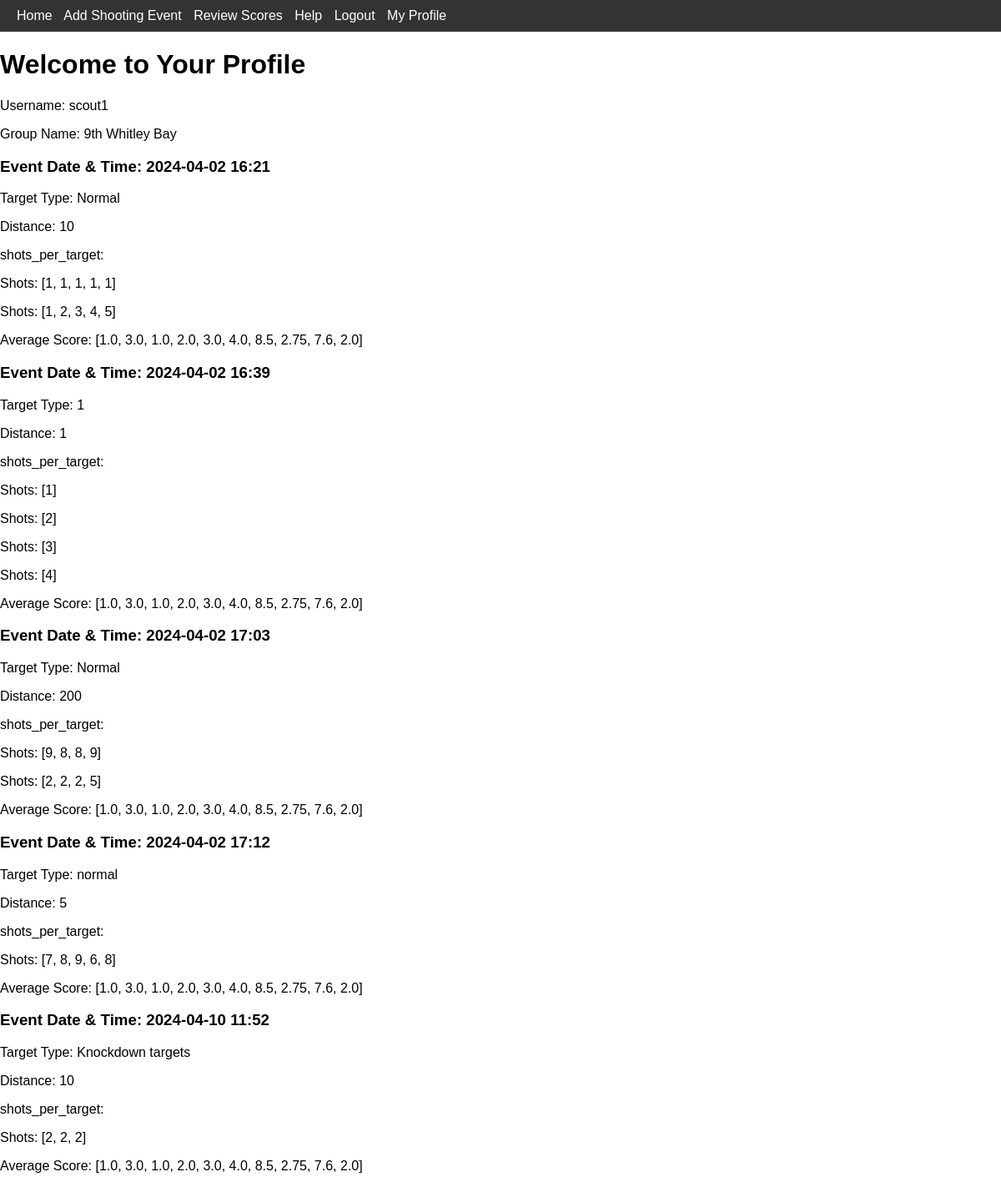
/my_profile (signed in), run on the app's committed database.
### app.py (models this page shows)
class User(db.Model):
    __tablename__ = "user"
    id = db.Column(db.Integer, primary_key=True)
    username = db.Column(db.String(80), unique=True, nullable=False)
    password = db.Column(db.String(120), nullable=False)
    admin = db.Column(db.Boolean, nullable=False)
    group_id = db.Column(db.Integer, db.ForeignKey('group.id'), nullable=False)
    type = db.Column(db.String(120), nullable=False) # Scout, Leader or District Comissioner

class Event(db.Model):
    __tablename__ = "event"
    id = db.Column(db.Integer, primary_key=True)
    description = db.Column(db.String(100), nullable=True)
    date = db.Column(db.String(100), nullable=True)
    time = db.Column(db.String(100), nullable=True)

class Format(db.Model):
    __tablename__ = "format"
    id = db.Column(db.Integer, primary_key=True)
    shots_per_target = db.Column(db.Integer, nullable=False)
    target_type = db.Column(db.String(50), nullable=False)
    distance = db.Column(db.Integer, nullable=False)

### app.py (the view)
@app.route('/my_profile')
def my_profile():
    if 'user_object_dict' not in session:
        return redirect(url_for('login'))
    user_object = get_session_user_object()
    username, group_name, user_id, user_data = user_object.my_profile(User)
    event_list = retrieve_shooting_data(user_id=user_id, user=user_data)
    return render_template('my_profile.html',
                           group_name = group_name,
                           username = username,
                           event_list=event_list
                           )

### SessionClasses.py (called while the page is built)
    def my_profile(self, User):
        user_data = User.query.filter_by(id = self.__id).first()
        n = self.__group_number
        suffix = { 1: "st", 2: "nd", 3: "rd" }.get(n if (n < 20) else (n % 10), 'th')
        group_name = str(str(n) + suffix + " " + self.__group_district)
        print(group_name)
        return self.__username, group_name, self.__id, user_data

    def my_profile(self, User):
        return super().my_profile(User)

### app.py (called while the page is built)
def get_session_user_object():
    if 'user_object_dict' not in session:
        print("There is no user_object_dict in session - redirecting to login page")
        print(session)
        return False
    user_object_dict = session.get('user_object_dict')
    print(user_object_dict)
    id = user_object_dict['_SessionUser__id']
    username = user_object_dict['_SessionUser__username']
    group_id = user_object_dict['_SessionUser__group_id']
    type = user_object_dict['_SessionUser__type']
    if type == "leader":
        user_object = SessionLeader(id, username, group_id, type, Group)
    elif type == "scout":
        user_object = SessionScout(id, username, group_id, type, Group)
    elif type == "district comissioner":
        user_object = SessionDistrictComissioner(id, username, group_id, type, Group)
    else:
        return "NO USER OBJECT CREATED"
    return user_object

### templates/my_profile.html (shortened to what this page needs)
<!DOCTYPE html>
<html lang="en">
<head>
    <link rel="stylesheet" href="{{ url_for('static', filename='css/main.css') }}">
    <link rel="stylesheet" href="{{ url_for('static', filename='css/navbar_style.css') }}">
</head>
<body>
    {% include 'navbar.html' %}
    <h1>Welcome to Your Profile</h1>
    <p>Username: {{ username }}</p>
    <p>Group Name: {{ group_name }}</p>
    <div id="events-container">
        {% for event in event_list %}
        <div class="event-box">
            <h3>Event Date & Time: {{ event.event_date }} {{ event.event_time }}</h3>
            <p> Target Type: {{ event.target_type }}</p>
            <p> Distance: {{ event.distance }}</p>
            <p> shots_per_target: {{ event.shots_per_target }}</p>
            {% for shot_score in event.shot_scores %}
            <div class="shots-box">
                <p>Shots: {{ shot_score }}</p>
            </div>
            {% endfor %}
            <p> Average Score: {{ event.averages }}</p>
        </div>
        {% endfor %}
    </div>
</body>
</html>

### templates/navbar.html (shortened to what this page needs)
<nav class="navbar-container">
    <div class="container">
        <a href="/">Home</a>
        <a href="add_event">Add Shooting Event</a>
        <a href="review_scores">Review Scores</a>
        <a href="help">Help</a>
            {% if 'user_object_dict' in session %}
                <a href="{{ url_for('logout') }}">Logout</a>
                <a href="{{ url_for('my_profile') }}">My Profile</a>
            {% else %}
                <a href="{{ url_for('login') }}">Login</a>
                <a href="{{ url_for('signup') }}">Sign Up</a>
            {% endif %}
        </div>
</nav>

### static/css/main.css (style rules this page uses)
body { font-family: 'Arial', sans-serif; margin: 0; padding: 0; }
.container { max-width: 1200px; margin: 0 auto; }

### static/css/navbar_style.css (style rules this page uses)
.navbar-container { background-color: #333; padding: 10px 20px; }
.navbar-container a { color: white; text-decoration: none; margin-right: 10px; }

### data on the page
User: username "scout1"
Event: event_date "2024-04-02", event_time "16:21"
Format: target_type "Normal"
Event: event_date "2024-04-02", event_time "16:39"
Event: event_date "2024-04-02", event_time "17:03"
Format: target_type "Normal"
Event: event_date "2024-04-02", event_time "17:12"
Format: target_type "normal"
Event: event_date "2024-04-10", event_time "11:52"
Format: target_type "Knockdown targets"

### other printed values
{{ group_name }} "9th Whitley Bay"
{{ event.distance }} "10" "1" "200" "5" "10"
{{ shot_score }} "[1, 1, 1, 1, 1]" "[1, 2, 3, 4, 5]" "[1]" "[2]" "[3]" "[4]" "[9, 8, 8, 9]" "[2, 2, 2, 5]" "[7, 8, 9, 6, 8]" "[2, 2, 2]"
{{ event.averages }} "[1.0, 3.0, 1.0, 2.0, 3.0, 4.0, 8.5, 2.75, 7.6, 2.0]" "[1.0, 3.0, 1.0, 2.0, 3.0, 4.0, 8.5, 2.75, 7.6, 2.0]" "[1.0, 3.0, 1.0, 2.0, 3.0, 4.0, 8.5, 2.75, 7.6, 2.0]" "[1.0, 3.0, 1.0, 2.0, 3.0, 4.0, 8.5, 2.75, 7.6, 2.0]" "[1.0, 3.0, 1.0, 2.0, 3.0, 4.0, 8.5, 2.75, 7.6, 2.0]"
{{ event.target_type }} "1"
